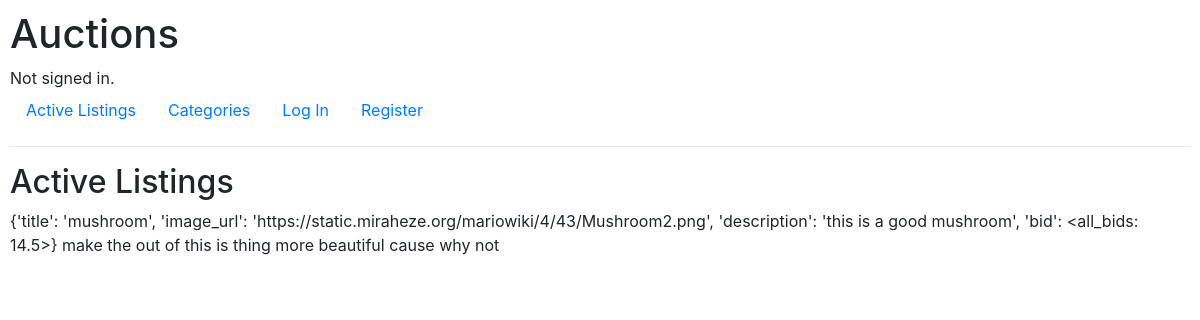
The app's page /, older data.
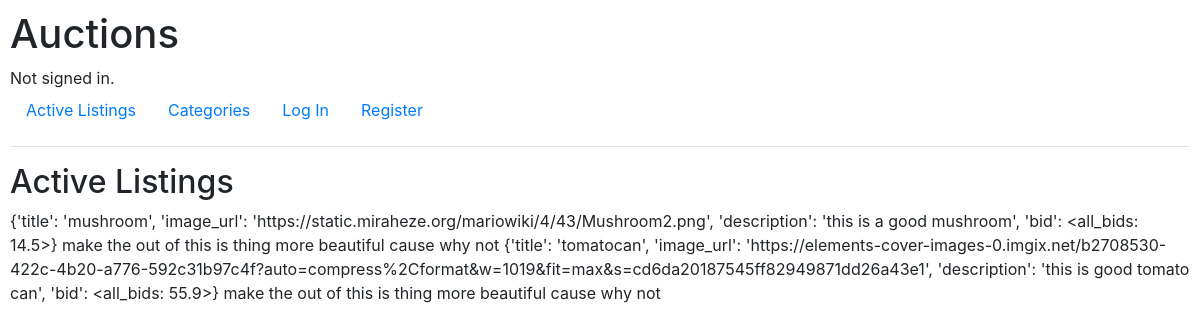
The same page, newer data.
### auctions/models.py (models this page shows)
class all_bids(models.Model): # a table to store bids
    user = models.ForeignKey("User", on_delete = models.PROTECT, null = True)
    bid = models.FloatField(MinValueValidator(0))
    timestamp = models.DateTimeField(auto_now_add = True , null = True)
    for_which_listing = models.ForeignKey("listing",on_delete = models.CASCADE, related_name = 'bid', null = True)
    def __str__(self):
        return str(self.bid)

### auctions/views.py (the view)
# urls.py: path("", views.index, name="index"),
def index(request):
    all_the_listings = listing.objects.all().prefetch_related('bid')
    listing_data_with_bids=[]
    for each_listing in all_the_listings:
        data_of_each_listing = {
        'title': each_listing.title,
        'image_url': each_listing.image_url,
        'description': each_listing.description,
        'bid': each_listing.bid.filter(for_which_listing = each_listing.id).order_by('-bid').first()}
        listing_data_with_bids.append(data_of_each_listing)
    for i in range(len(listing_data_with_bids)):
        print(listing_data_with_bids[i]['bid'])
    return render(request, "auctions/index.html",{"listings_with_bids":listing_data_with_bids})

### auctions/templates/auctions/index.html
{% extends "auctions/layout.html" %}
{% block body %}
    <h2>Active Listings</h2>
   {%for each_listing in listings_with_bids%}
   {{each_listing}} make the out of this is thing more beautiful cause why not
   {%endfor%}
{% endblock %}

### auctions/templates/auctions/layout.html (shortened to what this page needs)
{% load static %}
<!DOCTYPE html>
<html lang="en">
    <head>
        <link rel="stylesheet" href="https://stackpath.bootstrapcdn.com/bootstrap/4.4.1/css/bootstrap.min.css">
        <link href="{% static 'auctions/styles.css' %}" rel="stylesheet">
    </head>
    <body>
        <h1>Auctions</h1>
        <div>
            {% if user.is_authenticated %}
                Signed in as <strong>{{ user.username }}</strong>.
            {% else %}
                Not signed in.
            {% endif %}
        </div>
        <ul class="nav">
            <li class="nav-item">
                <a class="nav-link" href="{% url 'index' %}">Active Listings</a>
            </li>
            <li class="nav-item">
                <a class="nav-link" href="todo">Categories</a>
            </li>
            {% if user.is_authenticated %}
                <li class="nav-item">
                    <a class="nav-link" href="Todo">Watchlist</a>
                </li>
                <li class="nav-item">
                    <a class="nav-link" href="{% url 'create_listing' %}">Create listings</a>
                </li>
                <li class="nav-item">
                    <a class="nav-link" href="{% url 'logout' %}">Log Out</a>
                </li>
            {% else %}
                <li class="nav-item">
                    <a class="nav-link" href="{% url 'login' %}">Log In</a>
                </li>
                <li class="nav-item">
                    <a class="nav-link" href="{% url 'register' %}">Register</a>
                </li>
            {% endif %}
        </ul>
        <hr>
        {% block body %}
        {% endblock %}
    </body>
</html>

### auctions/static/auctions/styles.css (style rules this page uses)
body { padding: 10px; }

Row changes from the older to the newer data that the page shows:
added all_bids: bid "{'title': 'tomatocan', 'image_url': 'https://elements-cover-images-0.imgix.net/b2708530-422c-4b20-a776-592c31b97c4f?auto=compress%2Cformat&w=1019&fit=max&s=cd6da20187545ff82949871dd26a43e1', 'description': 'this is good tomato can', 'bid': <all_bids: 55.9>}"
